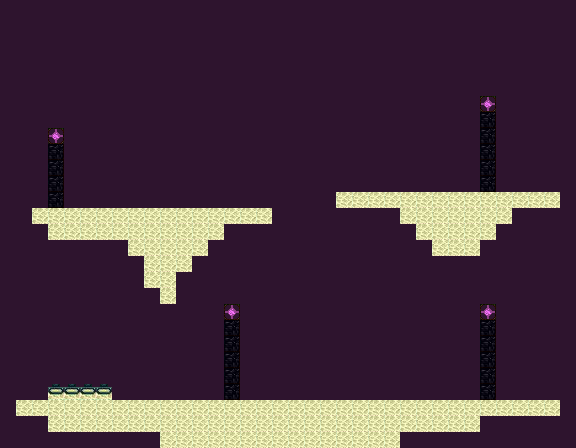

This is a level from a 2D game, rendered from its Tiled map with the project's own tilesets. A one-line summary and the map file follow, with tile-layer data summarised:
An orthogonal 36x28 tile map with 16x16 px tiles, 3 tile layers (Fondo, Medio, Solidos).

<map version="1.10" tiledversion="1.12.2" orientation="orthogonal" renderorder="right-down" width="36" height="28" tilewidth="16" tileheight="16" infinite="0" nextlayerid="4" nextobjectid="1">
 <tileset firstgid="1" source="Minecraft Tileset.tsx" />
 <layer id="1" name="Fondo" width="36" height="28">
  <data>[1008 cells, 1008 non-empty, 1 distinct tile ids]</data>
 </layer>
 <layer id="3" name="Medio" width="36" height="28">
  <data>[1008 cells, 0 non-empty, 0 distinct tile ids]</data>
 </layer>
 <layer id="2" name="Solidos" width="36" height="28">
  <data>[1008 cells, 278 non-empty, 5 distinct tile ids]</data>
 </layer>
</map>
